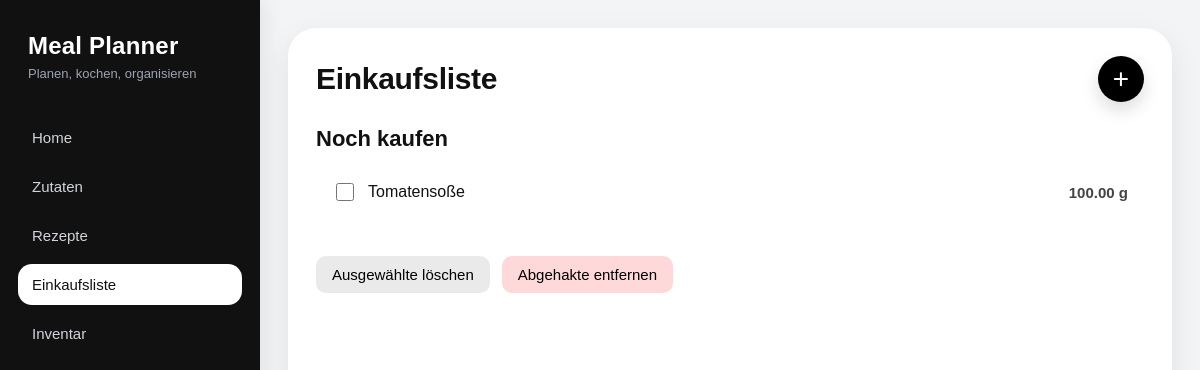
/shopping/9/, run on an earlier commit of the app's database.
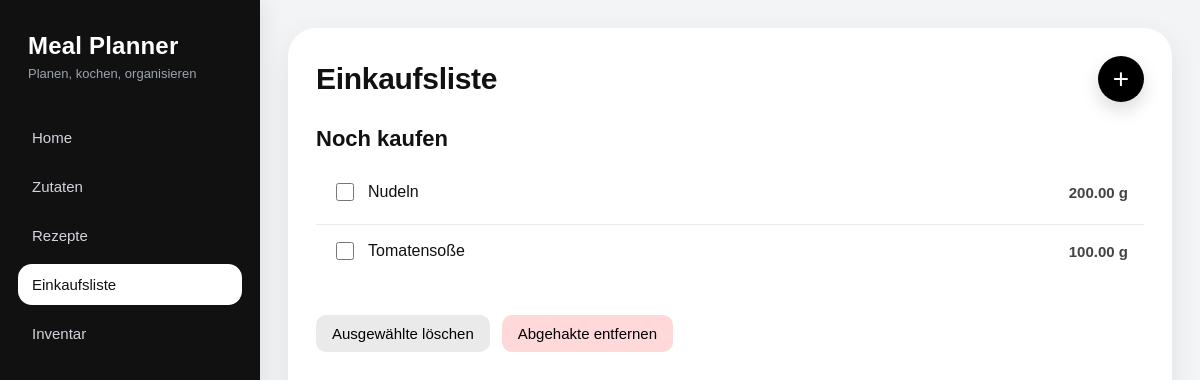
And on a later commit of the database.
### shopping/models.py (models this page shows, shortened)
class ShoppingListItem(models.Model):
    STATUS_TO_BUY = "to_buy"
    STATUS_HAVE = "have"
    STATUS_CHECK = "check"
    STATUS_CHOICES = [
        (STATUS_TO_BUY, "Noch kaufen"),
        (STATUS_HAVE, "Schon vorhanden"),
        (STATUS_CHECK, "Vorhanden, Menge prüfen"),
    ]
    shopping_list = models.ForeignKey(
        ShoppingList,
        on_delete=models.CASCADE,
        related_name="items",
    )
    ingredient = models.ForeignKey(
        Ingredient,
        on_delete=models.CASCADE,
        related_name="shopping_items",
    )
    quantity = models.DecimalField(
        max_digits=10,
        decimal_places=2,
        null=True,
        blank=True,
    )
    unit = models.CharField(
        max_length=10,
        choices=Unit.choices,
        blank=True,
    )
    status = models.CharField(
        max_length=20,
        choices=STATUS_CHOICES,
        default=STATUS_TO_BUY,
    )
    is_checked = models.BooleanField(default=False)
    class Meta:
        ordering = ["ingredient__name"]

### ingredients/models.py (models this page shows)
class Ingredient(models.Model):
    name = models.CharField(max_length=100, unique=True)
    default_unit = models.CharField(
        max_length=10,
        choices=Unit.choices,
        default=Unit.GRAM,
    )
    category = models.CharField(
        max_length=20,
        choices=IngredientCategory.choices,
        default=IngredientCategory.OTHER,
    )
    def __str__(self):
        return self.name

### shopping/views.py (the view, shortened to what this page needs)
# urls.py: path("<int:pk>/", shopping_list_detail, name="detail"),
def shopping_list_detail(request, pk):
    shopping_list_obj = get_object_or_404(
        ShoppingList.objects.prefetch_related("items__ingredient"),
        pk=pk,
    )
    create_form = ShoppingListItemForm()
    create_modal_open = False
    to_buy = shopping_list_obj.items.filter(status=ShoppingListItem.STATUS_TO_BUY)
    check_quantity = shopping_list_obj.items.filter(status=ShoppingListItem.STATUS_CHECK)
    return render(request, "shopping/shopping_list.html", {
        "shopping_list_obj": shopping_list_obj,
        "to_buy": to_buy,
        "check_quantity": check_quantity,
        "create_form": create_form,
        "create_modal_open": create_modal_open,
    })

### shopping/forms.py (shortened to what this page needs)
class ShoppingListItemForm(forms.ModelForm):
    class Meta:
        model = ShoppingListItem
        fields = ["ingredient", "quantity", "unit"]
        labels = {
            "ingredient": "Lebensmittel",
            "quantity": "Menge",
            "unit": "Einheit",
        }
        widgets = {
            "ingredient": forms.Select(attrs={"class": "form-control"}),
            "quantity": forms.NumberInput(attrs={"class": "form-control", "step": "0.01", "min": "0"}),
            "unit": forms.Select(attrs={"class": "form-control"}),
        }
    def __init__(self, *args, **kwargs):
        super().__init__(*args, **kwargs)
        self.fields["ingredient"].queryset = Ingredient.objects.all().order_by("name")
        self.fields["quantity"].required = False
        self.fields["unit"].required = False

### shopping/templates/shopping/shopping_list.html (shortened to what this page needs)
{% extends "base.html" %}
{% load static %}
{% block extra_css %}
<link rel="stylesheet" href="{% static 'shopping/css/shopping_list.css' %}">
{% endblock %}
{% block content %}
<div class="page">
    <div class="page-header">
        <h1 class="page-title">Einkaufsliste</h1>
        <button class="add-button" id="openCreateModalBtn" type="button">+</button>
    </div>
    {% if shopping_list_obj %}
        <form method="post" class="shopping-form">
            {% if to_buy %}
                <section class="shopping-section">
                    <h2 class="section-title">Noch kaufen</h2>
                    <ul class="shopping-list">
                        {% for item in to_buy %}
                            <li class="shopping-item">
                                <label class="shopping-row">
                                    <input
                                        type="checkbox"
                                        name="checked_items"
                                        value="{{ item.id }}"
                                    >
                                    <span class="shopping-content">
                                        <span class="shopping-name">{{ item.ingredient.name }}</span>
                                        <span class="shopping-quantity">
                                            {{ item.quantity|floatformat:2 }} {{ item.unit }}
                                        </span>
                                    </span>
                                </label>
                            </li>
                        {% endfor %}
                    </ul>
                </section>
            {% endif %}
            <div class="shopping-actions">
                <button type="submit" name="action" value="delete_selected" class="btn btn-secondary">
                    Ausgewählte löschen
                </button>
                <button type="submit" name="action" value="clean" class="btn btn-danger">
                    Abgehakte entfernen
                </button>
            </div>
        </form>
    {% endif %}
</div>
{% endblock %}

What changed in the data, as far as the page shows it:
added ShoppingListItem: ingredient.name "Nudeln", quantity "200.00", unit "g"
